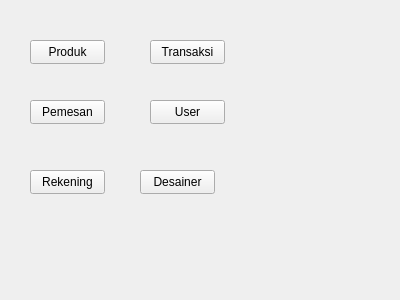
<?xml version="1.0" encoding="UTF-8"?>
<ui version="4.0">
 <class>Form</class>
 <widget class="QWidget" name="Form">
  <property name="geometry">
   <rect>
    <x>0</x>
    <y>0</y>
    <width>400</width>
    <height>300</height>
   </rect>
  </property>
  <property name="windowTitle">
   <string>Form</string>
  </property>
  <widget class="QPushButton" name="btnProduk">
   <property name="geometry">
    <rect>
     <x>30</x>
     <y>40</y>
     <width>75</width>
     <height>24</height>
    </rect>
   </property>
   <property name="text">
    <string>Produk</string>
   </property>
  </widget>
  <widget class="QPushButton" name="btnPemesan">
   <property name="geometry">
    <rect>
     <x>30</x>
     <y>100</y>
     <width>75</width>
     <height>24</height>
    </rect>
   </property>
   <property name="text">
    <string>Pemesan</string>
   </property>
  </widget>
  <widget class="QPushButton" name="btnRekening">
   <property name="geometry">
    <rect>
     <x>30</x>
     <y>170</y>
     <width>75</width>
     <height>24</height>
    </rect>
   </property>
   <property name="text">
    <string>Rekening</string>
   </property>
  </widget>
  <widget class="QPushButton" name="btnTransaksi">
   <property name="geometry">
    <rect>
     <x>150</x>
     <y>40</y>
     <width>75</width>
     <height>24</height>
    </rect>
   </property>
   <property name="text">
    <string>Transaksi</string>
   </property>
  </widget>
  <widget class="QPushButton" name="btnUser">
   <property name="geometry">
    <rect>
     <x>150</x>
     <y>100</y>
     <width>75</width>
     <height>24</height>
    </rect>
   </property>
   <property name="text">
    <string>User</string>
   </property>
  </widget>
  <widget class="QPushButton" name="btnDesainer">
   <property name="geometry">
    <rect>
     <x>140</x>
     <y>170</y>
     <width>75</width>
     <height>24</height>
    </rect>
   </property>
   <property name="text">
    <string>Desainer</string>
   </property>
  </widget>
 </widget>
 <resources/>
 <connections/>
</ui>
